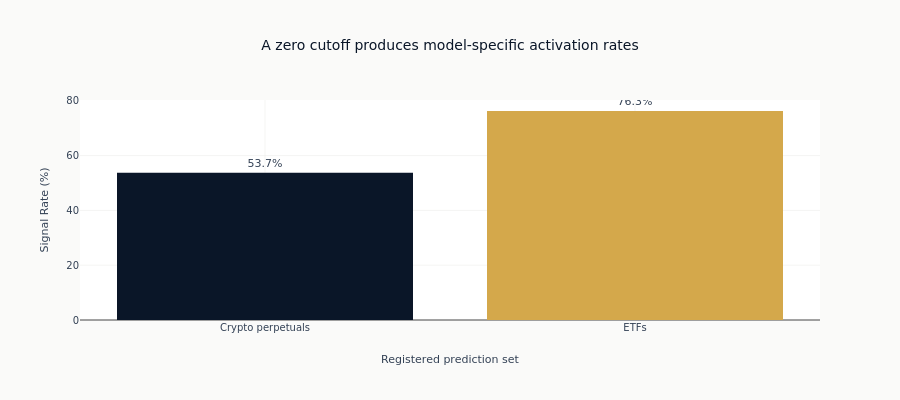

Here is the notebook cell this chart was saved with:
### Markdown cell above
The zero cutoff activates on a positive predicted return. The two rates differ
because prediction scales and horizons differ across the registered models.

### Code cell
fig = go.Figure()
fig.add_trace(
    go.Bar(
        x=[CASE_STUDIES[cs]["display"] for cs in fixed_results["case_study"]],
        y=(fixed_results["signal_rate"] * 100).to_list(),
        marker_color=[CASE_STUDY_COLORS[case_study] for case_study in fixed_results["case_study"]],
        text=[f"{value:.1f}%" for value in fixed_results["signal_rate"] * 100],
        textposition="outside",
        showlegend=False,
    )
)

fig.update_layout(
    title="A zero cutoff produces model-specific activation rates",
    xaxis_title="Registered prediction set",
    yaxis_title="Signal Rate (%)",
    height=400,
)
fig.show()

### Figure 1 — Plotly figure (JSON) as saved in the notebook; plotly's stock layout.template omitted (floating-point values rounded to 4 significant figures)
{"data": [{"marker": {"color": ["#0a1628", "#D4A84B"]}, "showlegend": false, "text": ["53.7%", "76.3%"], "textposition": "outside", "type": "bar", "x": ["Crypto perpetuals", "ETFs"], "y": [53.73, 76.28]}], "layout": {"height": 400, "title": {"text": "A zero cutoff produces model-specific activation rates"}, "xaxis": {"title": {"text": "Registered prediction set"}}, "yaxis": {"title": {"text": "Signal Rate (%)"}}}}
